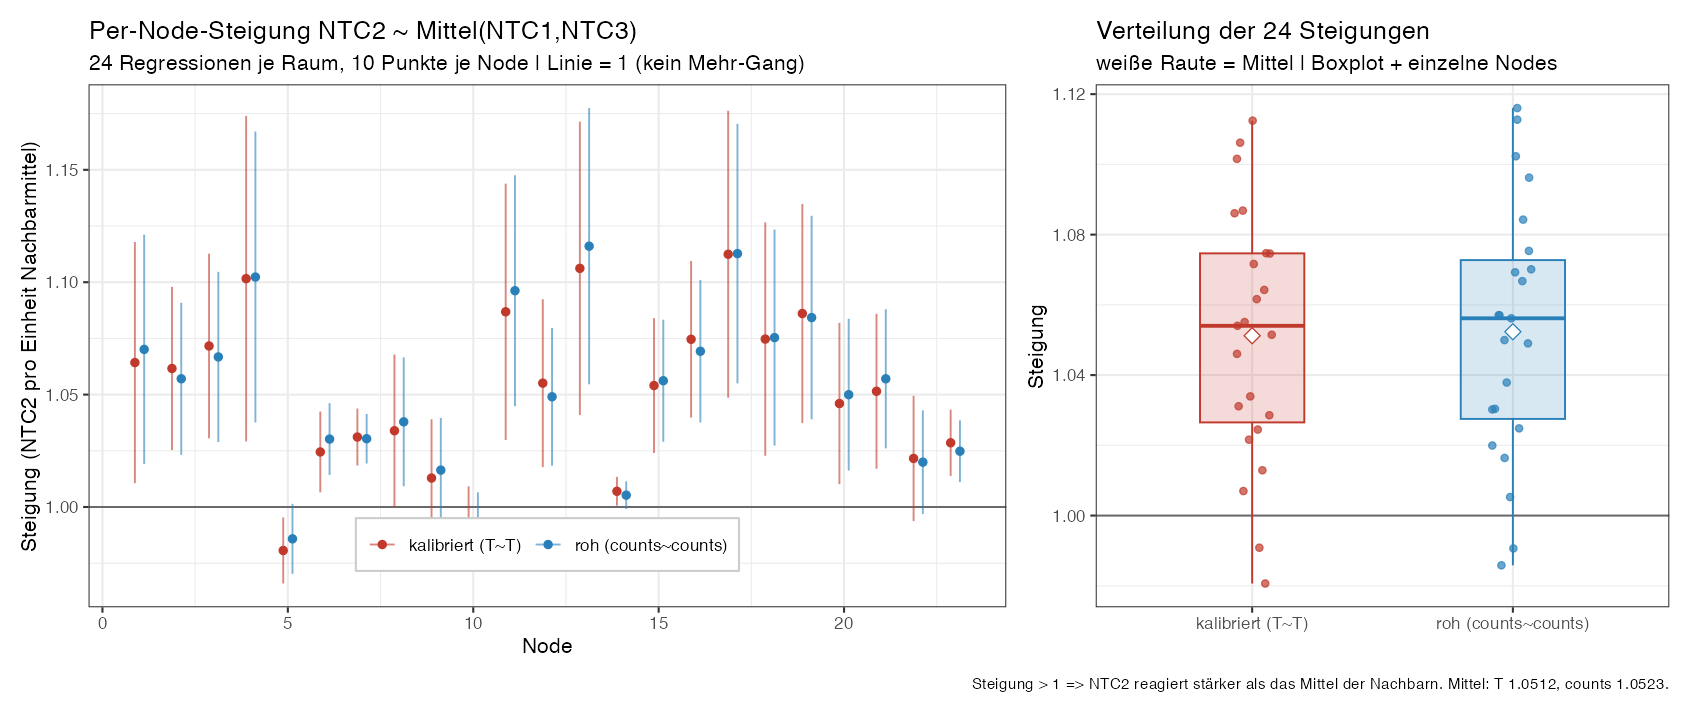

Recreate this plot in R.
# Per-node regression: NTC2 vs. mean(NTC1, NTC3) over the 10-message time series.
#   calibrated:   ntc2_temp    ~ mean(ntc1_temp,   ntc3_temp)
#   uncalibrated: ntc2_counts  ~ mean(ntc1_counts, ntc3_counts)
# Slope > 1  =>  NTC2 swings more than its neighbours (the ~2% amplitude excess).
# 24 nodes -> 24 slopes; we look at how robust/consistent they are.

suppressMessages({library(dplyr); library(tidyr); library(ggplot2); library(patchwork)})

f <- sort(Sys.glob("data/series_imei300434065508020_*.csv"))
s <- read.csv(f[length(f)])
s$sensor <- sub("_C$", "", s$sensor)          # ntc1, ntc2, testSB
n_msg <- length(unique(s$time))

# wide per (node, time): one column per sensor, for temp and for counts
wide <- s |>
  pivot_wider(id_cols = c(node, time), names_from = sensor,
              values_from = c(temp_C, counts))

fit_node <- function(d, yv, x1, x2) {
  x <- (d[[x1]] + d[[x2]]) / 2; y <- d[[yv]]
  ok <- is.finite(x) & is.finite(y)
  if (sum(ok) < 3L) return(NULL)
  m <- lm(y[ok] ~ x[ok]); cf <- summary(m)$coefficients
  data.frame(n = sum(ok), intercept = cf[1,1], slope = cf[2,1],
             slope_se = cf[2,2], r2 = summary(m)$r.squared)
}
regress <- function(yv, x1, x2, space) {
  do.call(rbind, lapply(sort(unique(wide$node)), function(nd) {
    r <- fit_node(filter(wide, node == nd), yv, x1, x2)
    if (is.null(r)) NULL else cbind(node = nd, space = space, r)
  }))
}
reg_T <- regress("temp_C_ntc2", "temp_C_ntc1", "temp_C_testSB", "kalibriert (T~T)")
reg_C <- regress("counts_ntc2", "counts_ntc1", "counts_testSB", "roh (counts~counts)")
reg   <- rbind(reg_T, reg_C)

# --- summary -----------------------------------------------------------------
summ <- reg |> group_by(space) |>
  summarise(nodes = n(),
            `slope mean` = mean(slope), `slope sd` = sd(slope),
            `slope median` = median(slope),
            `n>1` = sum(slope > 1), `mean SE` = mean(slope_se),
            `mean R2` = mean(r2),
            `p(slope=1)` = t.test(slope, mu = 1)$p.value, .groups = "drop")
cat(sprintf("Time series: %d messages\n\n", n_msg)); print(as.data.frame(summ), digits = 4)
cat(sprintf("\nCorrelation slope(T) vs slope(counts) across nodes: %.3f\n",
            cor(reg_T$slope[order(reg_T$node)], reg_C$slope[order(reg_C$node)],
                use = "complete.obs")))

sp_pal <- c(`kalibriert (T~T)` = "#c0392b", `roh (counts~counts)` = "#2980b9")

# --- panel A: per-node slope with 95% CI -------------------------------------
pA <- ggplot(reg, aes(node, slope, colour = space)) +
  geom_hline(yintercept = 1, colour = "grey40") +
  geom_errorbar(aes(ymin = slope - 1.96*slope_se, ymax = slope + 1.96*slope_se),
                width = 0, position = position_dodge(0.5), alpha = 0.6) +
  geom_point(size = 1.8, position = position_dodge(0.5)) +
  scale_colour_manual(values = sp_pal, name = NULL) +
  labs(title = "Per-Node-Steigung NTC2 ~ Mittel(NTC1,NTC3)",
       subtitle = sprintf("24 Regressionen je Raum, %d Punkte je Node | Linie = 1 (kein Mehr-Gang)", n_msg),
       x = "Node", y = "Steigung (NTC2 pro Einheit Nachbarmittel)") +
  theme_bw(base_size = 12) +
  theme(legend.position = "inside", legend.position.inside = c(0.5, 0.12),
        legend.direction = "horizontal",
        legend.background = element_rect(fill = "white", colour = "grey80"))

# --- panel B: distribution of the 24 slopes ----------------------------------
pB <- ggplot(reg, aes(space, slope, colour = space, fill = space)) +
  geom_hline(yintercept = 1, colour = "grey40") +
  geom_boxplot(width = 0.4, alpha = 0.18, outlier.shape = NA) +
  geom_jitter(width = 0.08, size = 1.6, alpha = 0.7) +
  stat_summary(fun = mean, geom = "point", shape = 23, size = 3, fill = "white") +
  scale_colour_manual(values = sp_pal, guide = "none", aesthetics = c("colour","fill")) +
  labs(title = "Verteilung der 24 Steigungen",
       subtitle = "weiße Raute = Mittel | Boxplot + einzelne Nodes",
       x = NULL, y = "Steigung") +
  theme_bw(base_size = 12)

fig <- pA + pB + plot_layout(widths = c(1.6, 1)) +
  plot_annotation(caption = sprintf(
    "Steigung > 1 => NTC2 reagiert stärker als das Mittel der Nachbarn. Mittel: T %.4f, counts %.4f.",
    summ$`slope mean`[summ$space=="kalibriert (T~T)"], summ$`slope mean`[grepl("roh", summ$space)]))
ggsave("ntc2_pernode_regression.png", fig, width = 13, height = 5.4, dpi = 130)
cat("\nSaved ntc2_pernode_regression.png\n")

# per-node table
reg |> transmute(node, space, slope = round(slope, 4), `±95%` = round(1.96*slope_se, 4),
                 intercept = round(intercept, 3), R2 = round(r2, 5)) |>
  arrange(space, node) |> write.csv("data/ntc2_pernode_regression.csv", row.names = FALSE)
